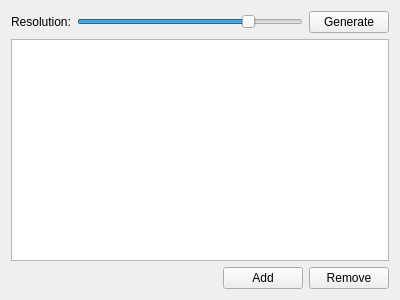
<?xml version="1.0" encoding="UTF-8"?>
<ui version="4.0">
 <class>GenerateAllowedCollisionMatrixWidget</class>
 <widget class="QWidget" name="GenerateAllowedCollisionMatrixWidget">
  <property name="geometry">
   <rect>
    <x>0</x>
    <y>0</y>
    <width>400</width>
    <height>300</height>
   </rect>
  </property>
  <property name="sizePolicy">
   <sizepolicy hsizetype="Expanding" vsizetype="Expanding">
    <horstretch>0</horstretch>
    <verstretch>0</verstretch>
   </sizepolicy>
  </property>
  <property name="windowTitle">
   <string>Form</string>
  </property>
  <layout class="QVBoxLayout" name="verticalLayout">
   <property name="sizeConstraint">
    <enum>QLayout::SetNoConstraint</enum>
   </property>
   <item>
    <widget class="QFrame" name="frame">
     <property name="frameShape">
      <enum>QFrame::NoFrame</enum>
     </property>
     <property name="frameShadow">
      <enum>QFrame::Raised</enum>
     </property>
     <property name="lineWidth">
      <number>1</number>
     </property>
     <layout class="QHBoxLayout" name="horizontalLayout">
      <property name="leftMargin">
       <number>0</number>
      </property>
      <property name="topMargin">
       <number>0</number>
      </property>
      <property name="rightMargin">
       <number>0</number>
      </property>
      <property name="bottomMargin">
       <number>0</number>
      </property>
      <item>
       <widget class="QLabel" name="resolutionLabel">
        <property name="text">
         <string>Resolution:</string>
        </property>
       </widget>
      </item>
      <item>
       <widget class="QSlider" name="resolutionSlider">
        <property name="minimum">
         <number>1000</number>
        </property>
        <property name="maximum">
         <number>10000</number>
        </property>
        <property name="value">
         <number>8000</number>
        </property>
        <property name="orientation">
         <enum>Qt::Horizontal</enum>
        </property>
       </widget>
      </item>
      <item>
       <widget class="QPushButton" name="generatePushButton">
        <property name="minimumSize">
         <size>
          <width>80</width>
          <height>0</height>
         </size>
        </property>
        <property name="text">
         <string>Generate</string>
        </property>
       </widget>
      </item>
     </layout>
    </widget>
   </item>
   <item>
    <widget class="tesseract_gui::TreeView" name="acmTreeView">
     <property name="editTriggers">
      <set>QAbstractItemView::NoEditTriggers</set>
     </property>
    </widget>
   </item>
   <item>
    <widget class="QFrame" name="frame_2">
     <property name="frameShape">
      <enum>QFrame::NoFrame</enum>
     </property>
     <property name="frameShadow">
      <enum>QFrame::Raised</enum>
     </property>
     <layout class="QHBoxLayout" name="horizontalLayout_2">
      <property name="leftMargin">
       <number>0</number>
      </property>
      <property name="topMargin">
       <number>0</number>
      </property>
      <property name="rightMargin">
       <number>0</number>
      </property>
      <property name="bottomMargin">
       <number>0</number>
      </property>
      <item>
       <spacer name="horizontalSpacer">
        <property name="orientation">
         <enum>Qt::Horizontal</enum>
        </property>
        <property name="sizeHint" stdset="0">
         <size>
          <width>40</width>
          <height>20</height>
         </size>
        </property>
       </spacer>
      </item>
      <item>
       <widget class="QPushButton" name="addPushButton">
        <property name="minimumSize">
         <size>
          <width>80</width>
          <height>0</height>
         </size>
        </property>
        <property name="text">
         <string>Add</string>
        </property>
       </widget>
      </item>
      <item>
       <widget class="QPushButton" name="removePushButton">
        <property name="minimumSize">
         <size>
          <width>80</width>
          <height>0</height>
         </size>
        </property>
        <property name="text">
         <string>Remove</string>
        </property>
       </widget>
      </item>
     </layout>
    </widget>
   </item>
  </layout>
 </widget>
 <customwidgets>
  <customwidget>
   <class>tesseract_gui::TreeView</class>
   <extends>QTreeView</extends>
   <header>tesseract_qt/common/tree_view.h</header>
  </customwidget>
 </customwidgets>
 <resources/>
 <connections/>
</ui>
